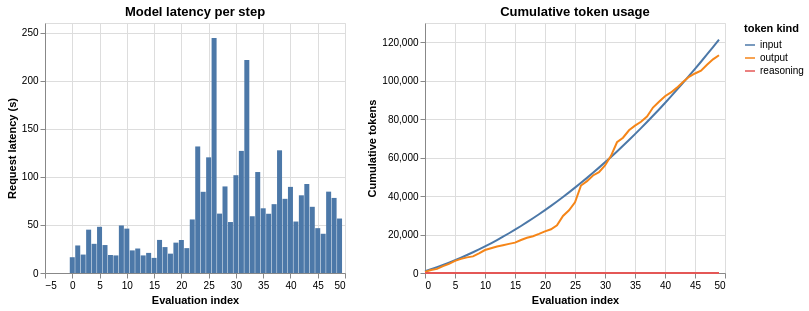

The notebook cell this image was saved under:
### Code cell
usage = pd.DataFrame(
    {
        "trial": agent_rows["trial_index"],
        "latency_s": agent_rows["payload"].map(lambda p: p["latency_s"]),
        "input": agent_rows["payload"]
        .map(lambda p: p["usage"]["input_tokens"])
        .cumsum(),
        "output": agent_rows["payload"]
        .map(lambda p: p["usage"]["output_tokens"])
        .cumsum(),
        "reasoning": agent_rows["payload"]
        .map(lambda p: p["usage"].get("output_reasoning_tokens", 0))
        .cumsum(),
    }
)
latency_chart = (
    alt.Chart(usage)
    .mark_bar()
    .encode(
        x=alt.X("trial", title="Evaluation index"),
        y=alt.Y("latency_s", title="Request latency (s)"),
    )
    .properties(width=300, height=250, title="Model latency per step")
)
tokens = usage.melt(
    id_vars="trial",
    value_vars=["input", "output", "reasoning"],
    var_name="kind",
    value_name="cumulative tokens",
)
token_chart = (
    alt.Chart(tokens)
    .mark_line()
    .encode(
        x=alt.X("trial", title="Evaluation index"),
        y=alt.Y("cumulative tokens", title="Cumulative tokens"),
        color=alt.Color("kind", title="token kind"),
    )
    .properties(width=300, height=250, title="Cumulative token usage")
)
latency_chart | token_chart

### Figure 1 — Vega-Lite specification as saved in the notebook (floating-point values rounded to 4 significant figures; data arrays with more than 128 entries replaced by an {"elided": "..."} marker saying what was removed)
{"config": {"view": {"continuousWidth": 300, "continuousHeight": 300}}, "hconcat": [{"data": {"name": "data-f018fd2679f14e5643bc03e9098b3e9f"}, "mark": {"type": "bar"}, "encoding": {"x": {"field": "trial", "title": "Evaluation index", "type": "quantitative"}, "y": {"field": "latency_s", "title": "Request latency (s)", "type": "quantitative"}}, "height": 250, "title": "Model latency per step", "width": 300}, {"data": {"name": "data-d6fc1e4fa95017c18f3f9b335145b563"}, "mark": {"type": "line"}, "encoding": {"color": {"field": "kind", "title": "token kind", "type": "nominal"}, "x": {"field": "trial", "title": "Evaluation index", "type": "quantitative"}, "y": {"field": "cumulative tokens", "title": "Cumulative tokens", "type": "quantitative"}}, "height": 250, "title": "Cumulative token usage", "width": 300}], "$schema": "https://vega.github.io/schema/vega-lite/v6.4.1.json", "datasets": {"data-f018fd2679f14e5643bc03e9098b3e9f": [{"trial": 0, "latency_s": 16.41, "input": 954, "output": 565, "reasoning": 0}, {"trial": 1, "latency_s": 28.64, "input": 1971, "output": 1552, "reasoning": 0}, {"trial": 2, "latency_s": 19.17, "input": 3050, "output": 2152, "reasoning": 0}, {"trial": 3, "latency_s": 45.07, "input": 4191, "output": 3589, "reasoning": 0}, {"trial": 4, "latency_s": 30.33, "input": 5392, "output": 4738, "reasoning": 0}, {"trial": 5, "latency_s": 48.04, "input": 6653, "output": 6326, "reasoning": 0}, {"trial": 6, "latency_s": 29.07, "input": 7970, "output": 7347, "reasoning": 0}, {"trial": 7, "latency_s": 18.7, "input": 9347, "output": 8129, "reasoning": 0}, {"trial": 8, "latency_s": 18.29, "input": 10784, "output": 8632, "reasoning": 0}, {"trial": 9, "latency_s": 49.44, "input": 12281, "output": 10206, "reasoning": 0}, {"trial": 10, "latency_s": 46.15, "input": 13838, "output": 11944, "reasoning": 0}, {"trial": 11, "latency_s": 23.52, "input": 15455, "output": 12864, "reasoning": 0}, {"trial": 12, "latency_s": 25.47, "input": 17132, "output": 13791, "reasoning": 0}, {"trial": 13, "latency_s": 18.29, "input": 18869, "output": 14437, "reasoning": 0}, {"trial": 14, "latency_s": 20.91, "input": 20666, "output": 15148, "reasoning": 0}, {"trial": 15, "latency_s": 15.72, "input": 22523, "output": 15786, "reasoning": 0}, {"trial": 16, "latency_s": 34.41, "input": 24440, "output": 17161, "reasoning": 0}, {"trial": 17, "latency_s": 26.95, "input": 26417, "output": 18307, "reasoning": 0}, {"trial": 18, "latency_s": 20.12, "input": 28454, "output": 19145, "reasoning": 0}, {"trial": 19, "latency_s": 31.58, "input": 30551, "output": 20352, "reasoning": 0}, {"trial": 20, "latency_s": 34.32, "input": 32708, "output": 21646, "reasoning": 0}, {"trial": 21, "latency_s": 25.87, "input": 34925, "output": 22754, "reasoning": 0}, {"trial": 22, "latency_s": 55.69, "input": 37202, "output": 24756, "reasoning": 0}, {"trial": 23, "latency_s": 131.6, "input": 39535, "output": 29675, "reasoning": 0}, {"trial": 24, "latency_s": 84.44, "input": 41928, "output": 32598, "reasoning": 0}, {"trial": 25, "latency_s": 120.3, "input": 44381, "output": 36803, "reasoning": 0}, {"trial": 26, "latency_s": 244.5, "input": 46894, "output": 45499, "reasoning": 0}, {"trial": 27, "latency_s": 61.76, "input": 49467, "output": 47777, "reasoning": 0}, {"trial": 28, "latency_s": 90.03, "input": 52100, "output": 50720, "reasoning": 0}, {"trial": 29, "latency_s": 53.01, "input": 54793, "output": 52476, "reasoning": 0}, {"trial": 30, "latency_s": 101.7, "input": 57547, "output": 55922, "reasoning": 0}, {"trial": 31, "latency_s": 127.0, "input": 60361, "output": 60934, "reasoning": 0}, {"trial": 32, "latency_s": 221.6, "input": 63235, "output": 67989, "reasoning": 0}, {"trial": 33, "latency_s": 59.02, "input": 66169, "output": 70346, "reasoning": 0}, {"trial": 34, "latency_s": 105.0, "input": 69164, "output": 74228, "reasoning": 0}, {"trial": 35, "latency_s": 67.3, "input": 72220, "output": 76610, "reasoning": 0}, {"trial": 36, "latency_s": 61.6, "input": 75336, "output": 78647, "reasoning": 0}, {"trial": 37, "latency_s": 71.6, "input": 78513, "output": 81350, "reasoning": 0}, {"trial": 38, "latency_s": 127.6, "input": 81751, "output": 86045, "reasoning": 0}, {"trial": 39, "latency_s": 77.14, "input": 85050, "output": 89036, "reasoning": 0}, {"trial": 40, "latency_s": 89.57, "input": 88410, "output": 91902, "reasoning": 0}, {"trial": 41, "latency_s": 53.53, "input": 91831, "output": 93895, "reasoning": 0}, {"trial": 42, "latency_s": 80.81, "input": 95313, "output": 96380, "reasoning": 0}, {"trial": 43, "latency_s": 92.55, "input": 98856, "output": 99326, "reasoning": 0}, {"trial": 44, "latency_s": 68.84, "input": 102459, "output": 102032, "reasoning": 0}, {"trial": 45, "latency_s": 46.64, "input": 106123, "output": 103744, "reasoning": 0}, {"trial": 46, "latency_s": 40.8, "input": 109848, "output": 105204, "reasoning": 0}, {"trial": 47, "latency_s": 84.61, "input": 113634, "output": 108277, "reasoning": 0}, {"trial": 48, "latency_s": 78.08, "input": 117481, "output": 111088, "reasoning": 0}, {"trial": 49, "latency_s": 56.65, "input": 121389, "output": 113233, "reasoning": 0}], "data-d6fc1e4fa95017c18f3f9b335145b563": {"elided": "150 records"}}}
